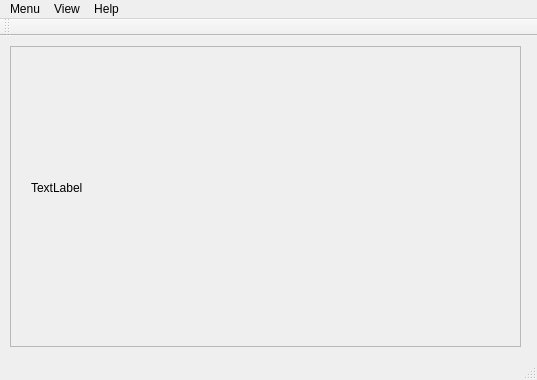
<?xml version="1.0" encoding="UTF-8"?>
<ui version="4.0">
 <class>ImageViewer</class>
 <widget class="QMainWindow" name="ImageViewer">
  <property name="geometry">
   <rect>
    <x>0</x>
    <y>0</y>
    <width>537</width>
    <height>380</height>
   </rect>
  </property>
  <property name="windowTitle">
   <string>ImageViewer</string>
  </property>
  <widget class="QWidget" name="centralWidget">
   <widget class="QScrollArea" name="scrollArea">
    <property name="geometry">
     <rect>
      <x>10</x>
      <y>10</y>
      <width>511</width>
      <height>301</height>
     </rect>
    </property>
    <property name="widgetResizable">
     <bool>true</bool>
    </property>
    <widget class="QWidget" name="scrollAreaWidgetContents">
     <property name="geometry">
      <rect>
       <x>0</x>
       <y>0</y>
       <width>509</width>
       <height>299</height>
      </rect>
     </property>
     <widget class="QLabel" name="label">
      <property name="geometry">
       <rect>
        <x>20</x>
        <y>10</y>
        <width>461</width>
        <height>261</height>
       </rect>
      </property>
      <property name="text">
       <string>TextLabel</string>
      </property>
     </widget>
    </widget>
   </widget>
  </widget>
  <widget class="QMenuBar" name="menuBar">
   <property name="geometry">
    <rect>
     <x>0</x>
     <y>0</y>
     <width>537</width>
     <height>20</height>
    </rect>
   </property>
   <widget class="QMenu" name="menuMenu">
    <property name="title">
     <string>Menu</string>
    </property>
    <addaction name="actionOpen"/>
    <addaction name="actionPrint"/>
    <addaction name="separator"/>
    <addaction name="actionExit"/>
   </widget>
   <widget class="QMenu" name="menuView">
    <property name="title">
     <string>View</string>
    </property>
    <addaction name="actionZoom_in"/>
    <addaction name="actionZoom_out"/>
    <addaction name="actionNormal_size"/>
    <addaction name="separator"/>
    <addaction name="actionFit_to_window"/>
   </widget>
   <widget class="QMenu" name="menuAbout">
    <property name="title">
     <string>Help</string>
    </property>
    <addaction name="actionAbout"/>
    <addaction name="actionAbout_Qt"/>
   </widget>
   <addaction name="menuMenu"/>
   <addaction name="menuView"/>
   <addaction name="menuAbout"/>
  </widget>
  <widget class="QToolBar" name="mainToolBar">
   <attribute name="toolBarArea">
    <enum>TopToolBarArea</enum>
   </attribute>
   <attribute name="toolBarBreak">
    <bool>false</bool>
   </attribute>
  </widget>
  <widget class="QStatusBar" name="statusBar"/>
  <action name="actionOpen">
   <property name="icon">
    <iconset theme="black"/>
   </property>
   <property name="text">
    <string>Open</string>
   </property>
   <property name="shortcut">
    <string>Ctrl+O</string>
   </property>
  </action>
  <action name="actionPrint">
   <property name="enabled">
    <bool>false</bool>
   </property>
   <property name="text">
    <string>Print</string>
   </property>
   <property name="shortcut">
    <string>Ctrl+P</string>
   </property>
  </action>
  <action name="actionExit">
   <property name="text">
    <string>Exit</string>
   </property>
   <property name="shortcut">
    <string>Ctrl+X</string>
   </property>
  </action>
  <action name="actionZoom_in">
   <property name="enabled">
    <bool>false</bool>
   </property>
   <property name="text">
    <string>Zoom in</string>
   </property>
   <property name="shortcut">
    <string>Ctrl+=</string>
   </property>
  </action>
  <action name="actionZoom_out">
   <property name="enabled">
    <bool>false</bool>
   </property>
   <property name="text">
    <string>Zoom out</string>
   </property>
   <property name="shortcut">
    <string>Ctrl+-</string>
   </property>
  </action>
  <action name="actionNormal_size">
   <property name="enabled">
    <bool>false</bool>
   </property>
   <property name="text">
    <string>Normal size</string>
   </property>
   <property name="shortcut">
    <string>Ctrl+S</string>
   </property>
  </action>
  <action name="actionAbout">
   <property name="text">
    <string>About</string>
   </property>
  </action>
  <action name="actionAbout_Qt">
   <property name="text">
    <string>About Qt</string>
   </property>
  </action>
  <action name="actionFit_to_window">
   <property name="enabled">
    <bool>false</bool>
   </property>
   <property name="text">
    <string>Fit to window</string>
   </property>
   <property name="shortcut">
    <string>Ctrl+F</string>
   </property>
  </action>
 </widget>
 <layoutdefault spacing="6" margin="11"/>
 <resources/>
 <connections/>
</ui>
